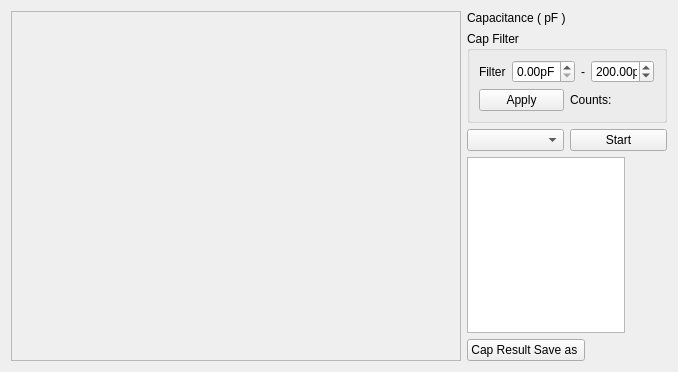
<?xml version="1.0" encoding="UTF-8"?>
<ui version="4.0">
 <class>CapPanelView</class>
 <widget class="QWidget" name="CapPanelView">
  <property name="geometry">
   <rect>
    <x>0</x>
    <y>0</y>
    <width>678</width>
    <height>372</height>
   </rect>
  </property>
  <property name="windowTitle">
   <string>Form</string>
  </property>
  <layout class="QHBoxLayout" name="horizontalLayout_6">
   <item>
    <layout class="QHBoxLayout" name="horizontalLayout_2" stretch="20,1">
     <item>
      <widget class="QScrollArea" name="capScrolArea">
       <property name="widgetResizable">
        <bool>true</bool>
       </property>
       <widget class="QWidget" name="scrollAreaWidgetContents">
        <property name="geometry">
         <rect>
          <x>0</x>
          <y>0</y>
          <width>448</width>
          <height>350</height>
         </rect>
        </property>
        <property name="minimumSize">
         <size>
          <width>0</width>
          <height>0</height>
         </size>
        </property>
        <layout class="QVBoxLayout" name="verticalLayout">
         <item>
          <layout class="QGridLayout" name="gridLayout"/>
         </item>
        </layout>
       </widget>
      </widget>
     </item>
     <item>
      <layout class="QVBoxLayout" name="verticalLayout_2">
       <item>
        <widget class="QLabel" name="capContentLab">
         <property name="text">
          <string>Capacitance ( pF )</string>
         </property>
        </widget>
       </item>
       <item>
        <widget class="QGroupBox" name="capFilterGpbox">
         <property name="maximumSize">
          <size>
           <width>200</width>
           <height>16777215</height>
          </size>
         </property>
         <property name="title">
          <string>Cap Filter</string>
         </property>
         <layout class="QVBoxLayout" name="verticalLayout_3">
          <item>
           <layout class="QHBoxLayout" name="horizontalLayout_4">
            <item>
             <widget class="QLabel" name="capFilterDescLab">
              <property name="text">
               <string>Filter</string>
              </property>
             </widget>
            </item>
            <item>
             <widget class="QDoubleSpinBox" name="capFilterMinDpbox">
              <property name="suffix">
               <string>pF</string>
              </property>
              <property name="maximum">
               <double>1000.000000000000000</double>
              </property>
             </widget>
            </item>
            <item>
             <widget class="QLabel" name="meaninglessLab">
              <property name="text">
               <string>-</string>
              </property>
             </widget>
            </item>
            <item>
             <widget class="QDoubleSpinBox" name="capFilterMaxDpbox">
              <property name="suffix">
               <string>pF</string>
              </property>
              <property name="maximum">
               <double>1000.000000000000000</double>
              </property>
              <property name="value">
               <double>200.000000000000000</double>
              </property>
             </widget>
            </item>
           </layout>
          </item>
          <item>
           <layout class="QHBoxLayout" name="horizontalLayout_5">
            <item>
             <widget class="QPushButton" name="capFilterApplyBtn">
              <property name="text">
               <string>Apply</string>
              </property>
             </widget>
            </item>
            <item>
             <widget class="QLabel" name="capFilterCountLab">
              <property name="text">
               <string>Counts:</string>
              </property>
             </widget>
            </item>
           </layout>
          </item>
         </layout>
        </widget>
       </item>
       <item>
        <layout class="QHBoxLayout" name="horizontalLayout">
         <item>
          <widget class="QComboBox" name="chanelSelComb"/>
         </item>
         <item>
          <widget class="QPushButton" name="startBtn">
           <property name="text">
            <string>Start</string>
           </property>
           <property name="checkable">
            <bool>true</bool>
           </property>
          </widget>
         </item>
        </layout>
       </item>
       <item>
        <widget class="QListWidget" name="capDispList">
         <property name="sizePolicy">
          <sizepolicy hsizetype="Expanding" vsizetype="Expanding">
           <horstretch>0</horstretch>
           <verstretch>0</verstretch>
          </sizepolicy>
         </property>
         <property name="minimumSize">
          <size>
           <width>158</width>
           <height>0</height>
          </size>
         </property>
         <property name="maximumSize">
          <size>
           <width>158</width>
           <height>16777215</height>
          </size>
         </property>
        </widget>
       </item>
       <item>
        <layout class="QHBoxLayout" name="horizontalLayout_3">
         <item>
          <widget class="QPushButton" name="SaveCapToFileBtn">
           <property name="text">
            <string>Cap Result Save as </string>
           </property>
          </widget>
         </item>
         <item>
          <spacer name="horizontalSpacer_2">
           <property name="orientation">
            <enum>Qt::Horizontal</enum>
           </property>
           <property name="sizeHint" stdset="0">
            <size>
             <width>40</width>
             <height>20</height>
            </size>
           </property>
          </spacer>
         </item>
        </layout>
       </item>
      </layout>
     </item>
    </layout>
   </item>
  </layout>
 </widget>
 <resources/>
 <connections/>
</ui>
